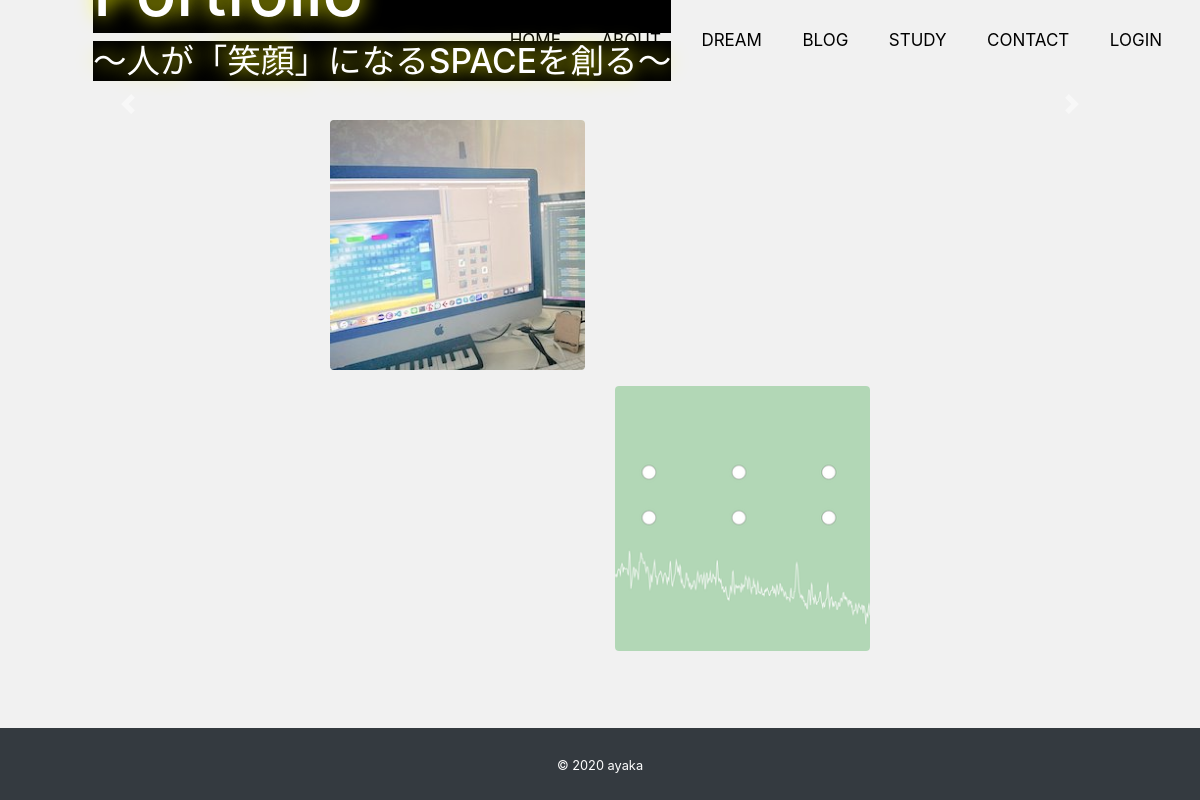
The page / on the database its author committed.
### app/models.py (models this page shows, shortened)
class Profile(models.Model):
    title = models.CharField('タイトル' , max_length=100, null=True , blank = True)
    subtitle = models.CharField('サブタイトル' , max_length=100, null=True , blank = True)
    name = models.CharField('名前' , max_length=100)
    job = models.TextField('仕事')
    introduction = models.TextField('自己紹介')
    github = models.CharField('github' , max_length=100, null=True , blank = True)
    twitter = models.CharField('twitter' , max_length=100, null=True , blank = True)
    linkedin = models.CharField('linkedin' , max_length=100, null=True , blank = True)
    facebook = models.CharField('facebook' , max_length=100, null=True , blank = True)
    instagram = models.CharField('instagram' , max_length=100, null=True , blank = True)
    topimage1 = models.ImageField(upload_to='images' , verbose_name='トップ画像',null=True , blank = True)
    topimage2 = models.ImageField(upload_to='images' , verbose_name='トップ画像',null=True , blank = True)
    topimage3 = models.ImageField(upload_to='images' , verbose_name='トップ画像',null=True , blank = True)
    subimage = models.ImageField(upload_to='images' , verbose_name='サブ画像')

class Skill(models.Model):
    title = models.CharField('タイトル' , max_length=100)
    image = models.ImageField(upload_to='images' , verbose_name='イメージ画像')
    thumbnail = models.ImageField(upload_to='images' , verbose_name='サムネイル', null=True, blank=True)

### app/views.py (the view)
# urls.py: path('', views.IndexView.as_view(),name='indexHome'),
class IndexView(View):
    def get(self, request, *args, **kwargs):
        profile_data = Profile.objects.all()
        if profile_data.exists():
            profile_data = profile_data.order_by('-id')[0]
        skill_data = Skill.objects.all()
        return render(request, 'app/index.html' , {
            'profile_data':profile_data,
            'skill_data':skill_data,
        })

### app/templates/app/index.html (shortened to what this page needs)
{% extends 'app/base.html' %}
{% block content %}
<br>
<div id="carouselExampleIndicators" class="carousel slide" data-ride="carousel">
    <a class="carousel-control-prev" href="#carouselExampleIndicators" role="button" data-slide="prev">
      <span class="carousel-control-prev-icon" aria-hidden="true"></span>
    </a>
    <a class="carousel-control-next" href="#carouselExampleIndicators" role="button" data-slide="next">
      <span class="carousel-control-next-icon" aria-hidden="true"></span>
    </a>
</div>
<div class="card justify-content-end mb-3">
  <div class="overlay text-white p-5">
    <h1 class="title">{{profile_data.title}}</h1>
     <h5 class="subtitle">{{profile_data.subtitle}}</h5>
  </div>
</div>
<div class="row">
    {% for skill in skill_data %}
        <div class="col-6 col-md-3 mb-3">
            <div class="card skill-thumbnail">
                {% if skill.thumbnail %}
                    <img src="{{ skill.thumbnail.url }}" alt="" , clsas="skill-img">
                {% else %}
                    <img src="{{ skill.image.url }}" alt="" , clsas="skill-img">
                {% endif %}
            </div>
        </div>
    {% endfor %}
</div>
{% endblock %}

### app/static/css/style.css (style rules this page uses)
* { margin:0; padding:0; box-sizing: border-box; font-size: 16px; }
body { background:#f1f1f1; display: flex; flex-flow: column; min-height: 100vh; }
.card { border:none; }

### app/static/css/styleIndex.css (style rules this page uses)
.overlay { position: absolute; top: -200px; }
.title { background-color: black; font-size: 420%; text-shadow:0 0 20px #ff0; }
.subtitle { background-color: black; font-size: 210%; text-shadow:0 0 20px #ff0; }
.skill-thumbnail { overflow: hidden; position: relative; }

### rows shown on the page
Profile: subtitle "〜人が「笑顔」になるSPACEを創る〜"
Skill: thumbnail (picture)
Skill: thumbnail (picture)
